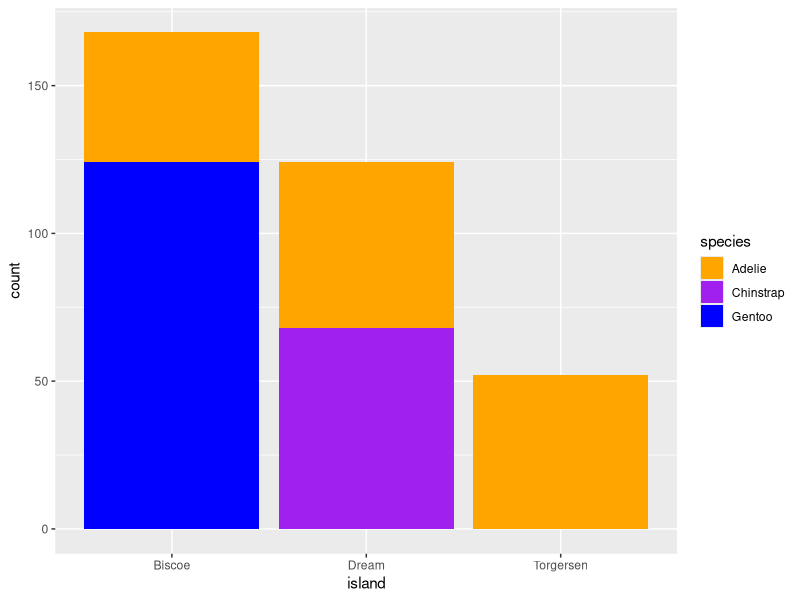
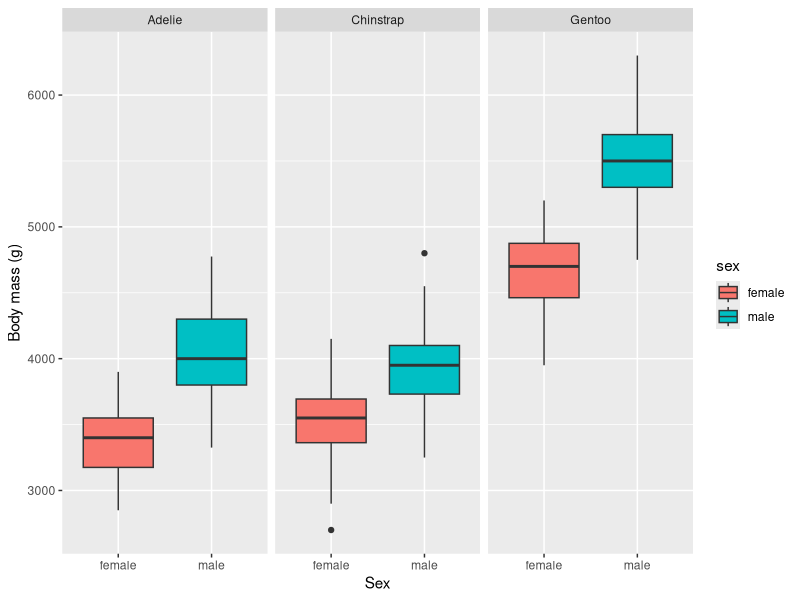

Source code (R) for these figures, in order:
## ---- chunk 1
# install.packages("palmerpenguins")
knitr::opts_chunk$set(echo = TRUE)
library(palmerpenguins)
library(dplyr)
library(tidyr)
library(ggplot2)
data(penguins, package = 'palmerpenguins')
## ---- chunk 2
penguins |>
  group_by(species) |>
  summarize(count=n())
## ---- chunk 3
penguins |>
  filter(!is.na(sex)) |>
  group_by(species, sex) |>
  summarize(count=n())
## ---- chunk 4

col_vector <- c("bill_length_mm", "bill_depth_mm",
                "flipper_length_mm", "body_mass_g")
sep <- "@"
naming <- paste("{.fn}", "{.col}", sep = sep)
stat_list <- list(min=min, mean=mean, max=max, sd=sd)

penguins |>
  summarise(
    across(all_of(col_vector), stat_list, na.rm=TRUE, .names = naming)) |>
  pivot_longer(everything(), names_to = c("stat", ".value"), names_sep = sep)
## ---- chunk 5
color_list <- list(Chinstrap="purple", Gentoo="blue", Adelie="orange")
ggplot(data = penguins) +
  geom_bar(aes(x=island, fill=species)) +
  scale_fill_manual(values = color_list)
  
## ---- chunk 6
penguins |>
  group_by(island) |>
  count() |>
  filter(island == "Dream") |>
  select(n)
## ---- chunk 7
penguins |>
  filter(!is.na(sex)) |>
  ggplot() +
    geom_boxplot(aes(x=sex, fill=sex, y=body_mass_g)) +
    facet_grid(cols = vars(species)) +
    labs(x = "Sex", y = "Body mass (g)")
